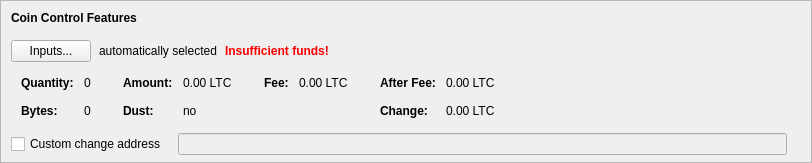
    <widget class="QFrame" name="frameCoinControl">
     <property name="sizePolicy">
      <sizepolicy hsizetype="Expanding" vsizetype="Expanding">
       <horstretch>0</horstretch>
       <verstretch>0</verstretch>
      </sizepolicy>
     </property>
     <property name="maximumSize">
      <size>
       <width>16777215</width>
       <height>16777215</height>
      </size>
     </property>
     <property name="frameShape">
      <enum>QFrame::StyledPanel</enum>
     </property>
     <property name="frameShadow">
      <enum>QFrame::Sunken</enum>
     </property>
     <layout class="QVBoxLayout" name="verticalLayoutCoinControl2">
      <property name="spacing">
       <number>0</number>
      </property>
      <property name="leftMargin">
       <number>0</number>
      </property>
      <property name="topMargin">
       <number>0</number>
      </property>
      <property name="rightMargin">
       <number>0</number>
      </property>
      <property name="bottomMargin">
       <number>6</number>
      </property>
      <item>
       <layout class="QVBoxLayout" name="verticalLayoutCoinControl" stretch="0,0,0,0,1">
        <property name="spacing">
         <number>0</number>
        </property>
        <property name="leftMargin">
         <number>10</number>
        </property>
        <property name="topMargin">
         <number>10</number>
        </property>
        <item>
         <layout class="QHBoxLayout" name="horizontalLayoutCoinControl1">
          <property name="bottomMargin">
           <number>15</number>
          </property>
          <item>
           <widget class="QLabel" name="labelCoinControlFeatures">
            <property name="sizePolicy">
             <sizepolicy hsizetype="Preferred" vsizetype="Maximum">
              <horstretch>0</horstretch>
              <verstretch>0</verstretch>
             </sizepolicy>
            </property>
            <property name="font">
             <font>
              <weight>75</weight>
              <bold>true</bold>
             </font>
            </property>
            <property name="styleSheet">
             <string notr="true">font-weight:bold;</string>
            </property>
            <property name="text">
             <string>Coin Control Features</string>
            </property>
           </widget>
          </item>
         </layout>
        </item>
        <item>
         <layout class="QHBoxLayout" name="horizontalLayoutCoinControl2" stretch="0,0,0,0">
          <property name="spacing">
           <number>8</number>
          </property>
          <property name="bottomMargin">
           <number>10</number>
          </property>
          <item>
           <widget class="QPushButton" name="pushButtonCoinControl">
            <property name="styleSheet">
             <string notr="true"/>
            </property>
            <property name="text">
             <string>Inputs...</string>
            </property>
            <property name="autoDefault">
             <bool>false</bool>
            </property>
           </widget>
          </item>
          <item>
           <widget class="QLabel" name="labelCoinControlAutomaticallySelected">
            <property name="text">
             <string>automatically selected</string>
            </property>
            <property name="margin">
             <number>5</number>
            </property>
           </widget>
          </item>
          <item>
           <widget class="QLabel" name="labelCoinControlInsuffFunds">
            <property name="font">
             <font>
              <weight>75</weight>
              <bold>true</bold>
             </font>
            </property>
            <property name="styleSheet">
             <string notr="true">color:red;font-weight:bold;</string>
            </property>
            <property name="text">
             <string>Insufficient funds!</string>
            </property>
            <property name="margin">
             <number>5</number>
            </property>
           </widget>
          </item>
          <item>
           <spacer name="horizontalSpacerCoinControl">
            <property name="orientation">
             <enum>Qt::Horizontal</enum>
            </property>
            <property name="sizeHint" stdset="0">
             <size>
              <width>40</width>
              <height>1</height>
             </size>
            </property>
           </spacer>
          </item>
         </layout>
        </item>
        <item>
         <widget class="QWidget" name="widgetCoinControl" native="true">
          <property name="sizePolicy">
           <sizepolicy hsizetype="Preferred" vsizetype="Preferred">
            <horstretch>0</horstretch>
            <verstretch>0</verstretch>
           </sizepolicy>
          </property>
          <property name="minimumSize">
           <size>
            <width>0</width>
            <height>0</height>
           </size>
          </property>
          <property name="styleSheet">
           <string notr="true"/>
          </property>
          <layout class="QHBoxLayout" name="horizontalLayoutCoinControl5">
           <property name="leftMargin">
            <number>0</number>
           </property>
           <property name="topMargin">
            <number>0</number>
           </property>
           <property name="rightMargin">
            <number>0</number>
           </property>
           <property name="bottomMargin">
            <number>0</number>
           </property>
           <item>
            <layout class="QHBoxLayout" name="horizontalLayoutCoinControl3" stretch="0,0,0,1">
             <property name="spacing">
              <number>20</number>
             </property>
             <property name="topMargin">
              <number>0</number>
             </property>
             <property name="bottomMargin">
              <number>10</number>
             </property>
             <item>
              <layout class="QFormLayout" name="formLayoutCoinControl1">
               <property name="horizontalSpacing">
                <number>10</number>
               </property>
               <property name="verticalSpacing">
                <number>14</number>
               </property>
               <property name="leftMargin">
                <number>10</number>
               </property>
               <property name="topMargin">
                <number>4</number>
               </property>
               <property name="rightMargin">
                <number>6</number>
               </property>
               <item row="0" column="0">
                <widget class="QLabel" name="labelCoinControlQuantityText">
                 <property name="font">
                  <font>
                   <weight>75</weight>
                   <bold>true</bold>
                  </font>
                 </property>
                 <property name="text">
                  <string>Quantity:</string>
                 </property>
                 <property name="margin">
                  <number>0</number>
                 </property>
                </widget>
               </item>
               <item row="0" column="1">
                <widget class="QLabel" name="labelCoinControlQuantity">
                 <property name="cursor">
                  <cursorShape>IBeamCursor</cursorShape>
                 </property>
                 <property name="contextMenuPolicy">
                  <enum>Qt::ActionsContextMenu</enum>
                 </property>
                 <property name="text">
                  <string notr="true">0</string>
                 </property>
                 <property name="margin">
                  <number>0</number>
                 </property>
                 <property name="textInteractionFlags">
                  <set>Qt::LinksAccessibleByMouse|Qt::TextSelectableByKeyboard|Qt::TextSelectableByMouse</set>
                 </property>
                </widget>
               </item>
               <item row="1" column="0">
                <widget class="QLabel" name="labelCoinControlBytesText">
                 <property name="font">
                  <font>
                   <weight>75</weight>
                   <bold>true</bold>
                  </font>
                 </property>
                 <property name="text">
                  <string>Bytes:</string>
                 </property>
                </widget>
               </item>
               <item row="1" column="1">
                <widget class="QLabel" name="labelCoinControlBytes">
                 <property name="cursor">
                  <cursorShape>IBeamCursor</cursorShape>
                 </property>
                 <property name="contextMenuPolicy">
                  <enum>Qt::ActionsContextMenu</enum>
                 </property>
                 <property name="text">
                  <string notr="true">0</string>
                 </property>
                 <property name="textInteractionFlags">
                  <set>Qt::LinksAccessibleByMouse|Qt::TextSelectableByKeyboard|Qt::TextSelectableByMouse</set>
                 </property>
                </widget>
               </item>
              </layout>
             </item>
             <item>
              <layout class="QFormLayout" name="formLayoutCoinControl2">
               <property name="horizontalSpacing">
                <number>10</number>
               </property>
               <property name="verticalSpacing">
                <number>14</number>
               </property>
               <property name="leftMargin">
                <number>6</number>
               </property>
               <property name="topMargin">
                <number>4</number>
               </property>
               <property name="rightMargin">
                <number>6</number>
               </property>
               <item row="0" column="0">
                <widget class="QLabel" name="labelCoinControlAmountText">
                 <property name="font">
                  <font>
                   <weight>75</weight>
                   <bold>true</bold>
                  </font>
                 </property>
                 <property name="text">
                  <string>Amount:</string>
                 </property>
                 <property name="margin">
                  <number>0</number>
                 </property>
                </widget>
               </item>
               <item row="0" column="1">
                <widget class="QLabel" name="labelCoinControlAmount">
                 <property name="cursor">
                  <cursorShape>IBeamCursor</cursorShape>
                 </property>
                 <property name="contextMenuPolicy">
                  <enum>Qt::ActionsContextMenu</enum>
                 </property>
                 <property name="text">
                  <string notr="true">0.00 LTC</string>
                 </property>
                 <property name="textInteractionFlags">
                  <set>Qt::LinksAccessibleByMouse|Qt::TextSelectableByKeyboard|Qt::TextSelectableByMouse</set>
                 </property>
                </widget>
               </item>
               <item row="1" column="0">
                <widget class="QLabel" name="labelCoinControlLowOutputText">
                 <property name="font">
                  <font>
                   <weight>75</weight>
                   <bold>true</bold>
                  </font>
                 </property>
                 <property name="text">
                  <string>Dust:</string>
                 </property>
                </widget>
               </item>
               <item row="1" column="1">
                <widget class="QLabel" name="labelCoinControlLowOutput">
                 <property name="cursor">
                  <cursorShape>IBeamCursor</cursorShape>
                 </property>
                 <property name="contextMenuPolicy">
                  <enum>Qt::ActionsContextMenu</enum>
                 </property>
                 <property name="text">
                  <string notr="true">no</string>
                 </property>
                 <property name="textInteractionFlags">
                  <set>Qt::LinksAccessibleByMouse|Qt::TextSelectableByKeyboard|Qt::TextSelectableByMouse</set>
                 </property>
                </widget>
               </item>
              </layout>
             </item>
             <item>
              <layout class="QFormLayout" name="formLayoutCoinControl3">
               <property name="horizontalSpacing">
                <number>10</number>
               </property>
               <property name="verticalSpacing">
                <number>14</number>
               </property>
               <property name="leftMargin">
                <number>6</number>
               </property>
               <property name="topMargin">
                <number>4</number>
               </property>
               <property name="rightMargin">
                <number>6</number>
               </property>
               <item row="0" column="0">
                <widget class="QLabel" name="labelCoinControlFeeText">
                 <property name="font">
                  <font>
                   <weight>75</weight>
                   <bold>true</bold>
                  </font>
                 </property>
                 <property name="text">
                  <string>Fee:</string>
                 </property>
                 <property name="margin">
                  <number>0</number>
                 </property>
                </widget>
               </item>
               <item row="0" column="1">
                <widget class="QLabel" name="labelCoinControlFee">
                 <property name="cursor">
                  <cursorShape>IBeamCursor</cursorShape>
                 </property>
                 <property name="contextMenuPolicy">
                  <enum>Qt::ActionsContextMenu</enum>
                 </property>
                 <property name="text">
                  <string notr="true">0.00 LTC</string>
                 </property>
                 <property name="textInteractionFlags">
                  <set>Qt::LinksAccessibleByMouse|Qt::TextSelectableByKeyboard|Qt::TextSelectableByMouse</set>
                 </property>
                </widget>
               </item>
              </layout>
             </item>
             <item>
              <layout class="QFormLayout" name="formLayoutCoinControl4">
               <property name="horizontalSpacing">
                <number>10</number>
               </property>
               <property name="verticalSpacing">
                <number>14</number>
               </property>
               <property name="leftMargin">
                <number>6</number>
               </property>
               <property name="topMargin">
                <number>4</number>
               </property>
               <property name="rightMargin">
                <number>6</number>
               </property>
               <item row="0" column="0">
                <widget class="QLabel" name="labelCoinControlAfterFeeText">
                 <property name="font">
                  <font>
                   <weight>75</weight>
                   <bold>true</bold>
                  </font>
                 </property>
                 <property name="text">
                  <string>After Fee:</string>
                 </property>
                 <property name="margin">
                  <number>0</number>
                 </property>
                </widget>
               </item>
               <item row="0" column="1">
                <widget class="QLabel" name="labelCoinControlAfterFee">
                 <property name="cursor">
                  <cursorShape>IBeamCursor</cursorShape>
                 </property>
                 <property name="contextMenuPolicy">
                  <enum>Qt::ActionsContextMenu</enum>
                 </property>
                 <property name="text">
                  <string notr="true">0.00 LTC</string>
                 </property>
                 <property name="textInteractionFlags">
                  <set>Qt::LinksAccessibleByMouse|Qt::TextSelectableByKeyboard|Qt::TextSelectableByMouse</set>
                 </property>
                </widget>
               </item>
               <item row="1" column="0">
                <widget class="QLabel" name="labelCoinControlChangeText">
                 <property name="font">
                  <font>
                   <weight>75</weight>
                   <bold>true</bold>
                  </font>
                 </property>
                 <property name="text">
                  <string>Change:</string>
                 </property>
                </widget>
               </item>
               <item row="1" column="1">
                <widget class="QLabel" name="labelCoinControlChange">
                 <property name="cursor">
                  <cursorShape>IBeamCursor</cursorShape>
                 </property>
                 <property name="contextMenuPolicy">
                  <enum>Qt::ActionsContextMenu</enum>
                 </property>
                 <property name="text">
                  <string notr="true">0.00 LTC</string>
                 </property>
                 <property name="textInteractionFlags">
                  <set>Qt::LinksAccessibleByMouse|Qt::TextSelectableByKeyboard|Qt::TextSelectableByMouse</set>
                 </property>
                </widget>
               </item>
              </layout>
             </item>
            </layout>
           </item>
          </layout>
         </widget>
        </item>
        <item>
         <layout class="QHBoxLayout" name="horizontalLayoutCoinControl4" stretch="0,0,0">
          <property name="spacing">
           <number>12</number>
          </property>
          <property name="sizeConstraint">
           <enum>QLayout::SetDefaultConstraint</enum>
          </property>
          <property name="topMargin">
           <number>5</number>
          </property>
          <property name="rightMargin">
           <number>5</number>
          </property>
          <item>
           <widget class="QCheckBox" name="checkBoxCoinControlChange">
            <property name="toolTip">
             <string>If this is activated, but the change address is empty or invalid, change will be sent to a newly generated address.</string>
            </property>
            <property name="text">
             <string>Custom change address</string>
            </property>
           </widget>
          </item>
          <item>
           <widget class="QValidatedLineEdit" name="lineEditCoinControlChange">
            <property name="enabled">
             <bool>false</bool>
            </property>
            <property name="sizePolicy">
             <sizepolicy hsizetype="Expanding" vsizetype="Fixed">
              <horstretch>0</horstretch>
              <verstretch>0</verstretch>
             </sizepolicy>
            </property>
           </widget>
          </item>
          <item>
           <widget class="QLabel" name="labelCoinControlChangeLabel">
            <property name="sizePolicy">
             <sizepolicy hsizetype="Preferred" vsizetype="Expanding">
              <horstretch>0</horstretch>
              <verstretch>0</verstretch>
             </sizepolicy>
            </property>
            <property name="minimumSize">
             <size>
              <width>0</width>
              <height>0</height>
             </size>
            </property>
            <property name="text">
             <string/>
            </property>
            <property name="margin">
             <number>3</number>
            </property>
           </widget>
          </item>
         </layout>
        </item>
        <item>
         <spacer name="verticalSpacerCoinControl">
          <property name="orientation">
           <enum>Qt::Vertical</enum>
          </property>
          <property name="sizeHint" stdset="0">
           <size>
            <width>800</width>
            <height>1</height>
           </size>
          </property>
         </spacer>
        </item>
       </layout>
      </item>
     </layout>
    </widget>
